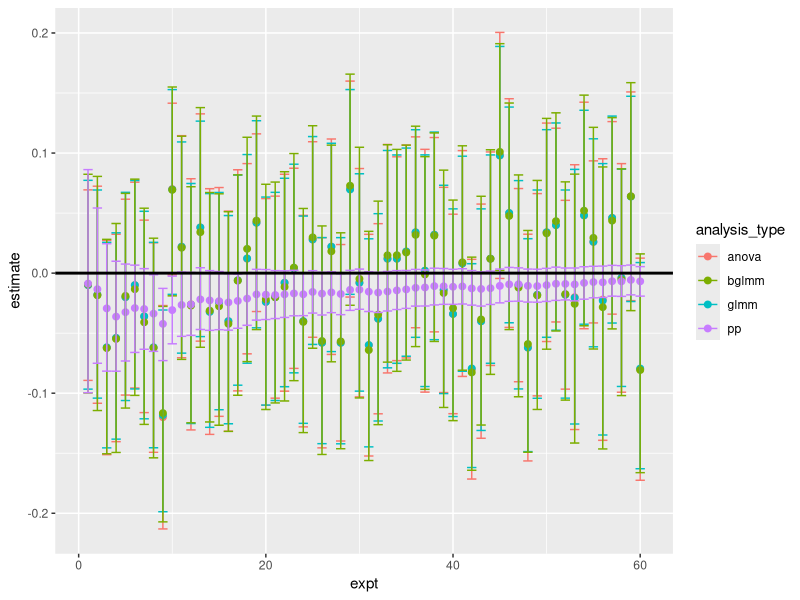

The R script that drew this image:
# trying to plot freq bayes dataset graph

library(reshape2)
library(ggplot2)


saved_0_0 <- read.delim("0_0_saved_results.txt")
plot_dataset_0_0 <- saved_0_0[,c("expt","analysis_type","b_sex_cond_lower","b_sex_cond_upper","b_sex_cond_med")]


#transform everything to same scale as anovas
plot_dataset_0_0$estimate <- ifelse((plot_dataset_0_0$analysis_type == "anova"), plot_dataset_0_0$b_sex_cond_med, (exp(plot_dataset_0_0$b_sex_cond_med)/(1+exp(plot_dataset_0_0$b_sex_cond_med)))-0.5)
plot_dataset_0_0$estimate_upper <- ifelse((plot_dataset_0_0$analysis_type == "anova"), plot_dataset_0_0$b_sex_cond_upper, (exp(plot_dataset_0_0$b_sex_cond_upper)/(1+exp(plot_dataset_0_0$b_sex_cond_upper)))-0.5)
plot_dataset_0_0$estimate_lower <- ifelse((plot_dataset_0_0$analysis_type == "anova"), plot_dataset_0_0$b_sex_cond_lower, (exp(plot_dataset_0_0$b_sex_cond_lower)/(1+exp(plot_dataset_0_0$b_sex_cond_lower)))-0.5)



#plot on same axis
limits <- aes(ymax = plot_dataset_0_0$estimate_upper, ymin = plot_dataset_0_0$estimate_lower)
APlot <- ggplot(plot_dataset_0_0, aes(x=expt, y=estimate, group =analysis_type, col=analysis_type))
APlot + geom_point(data = plot_dataset_0_0, size = 2) + 
  geom_errorbar(limits, width = 1) +
  geom_hline(aes(yintercept=0), linetype="solid", color="black", size=1, show.legend=FALSE)
ylab("estimate")


### making subsets -in case plot by separate graphs? no longer needed##
#just_anova <- subset(plot_dataset_0_0, plot_dataset_0_0$analysis_type=="anova")
#just_glmm <- subset(plot_dataset_0_0, plot_dataset_0_0$analysis_type=="glmm")
#just_bglmm <- subset(plot_dataset_0_0, plot_dataset_0_0$analysis_type=="bglmm")
#just_pp <- subset(plot_dataset_0_0, plot_dataset_0_0$analysis_type =="pp")

